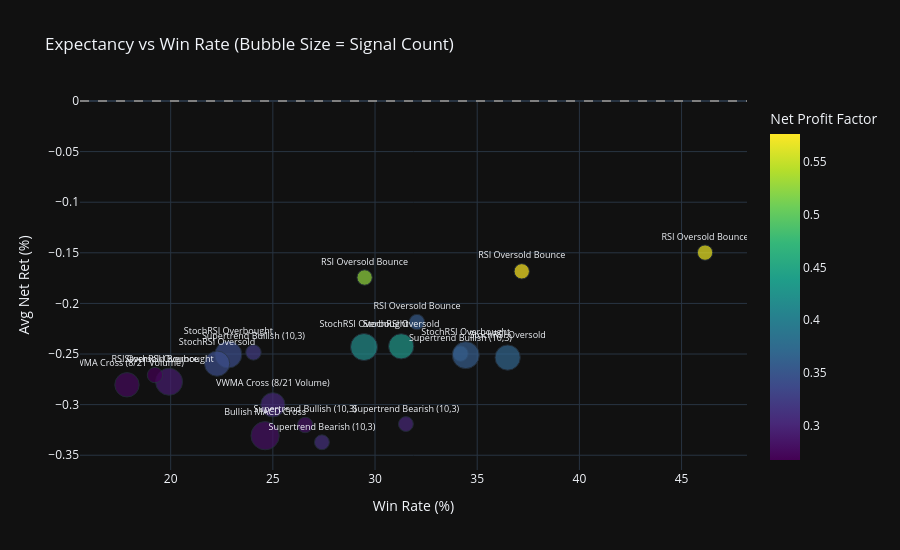

The notebook cell saved with this chart:
### Code cell
# Scatter plot: Net Profit Factor vs Win Rate (bubble size = signal count)
fig2 = px.scatter(
    df_top.head(20),
    x='Win Rate (%)',
    y='Avg Net Ret (%)',
    size='Signals',
    color='Net Profit Factor',
    hover_name='Strategy',
    text='Strategy',
    title='Expectancy vs Win Rate (Bubble Size = Signal Count)',
    template='plotly_dark',
    color_continuous_scale='Viridis'
)
fig2.add_hline(y=0, line_dash='dash', line_color='gray')
fig2.update_traces(textposition='top center', textfont_size=9)
fig2.update_layout(height=550)
fig2.show()

### Figure 1 — Plotly figure (JSON) as saved in the notebook; plotly's stock layout.template omitted (floating-point values rounded to 4 significant figures)
{"data": [{"hovertemplate": "<b>%{hovertext}</b><br><br>Win Rate (%)=%{x}<br>Avg Net Ret (%)=%{y}<br>Signals=%{marker.size}<br>Strategy=%{text}<br>Net Profit Factor=%{marker.color}<extra></extra>", "hovertext": ["RSI Oversold Bounce", "RSI Oversold Bounce", "RSI Oversold Bounce", "StochRSI Oversold", "StochRSI Overbought", "StochRSI Oversold", "Supertrend Bullish (10,3)", "StochRSI Overbought", "RSI Oversold Bounce", "StochRSI Overbought", "StochRSI Oversold", "Supertrend Bullish (10,3)", "Supertrend Bearish (10,3)", "VWMA Cross (8/21 Volume)", "Supertrend Bearish (10,3)", "StochRSI Overbought", "Supertrend Bullish (10,3)", "Bullish MACD Cross", "VWMA Cross (8/21 Volume)", "RSI Oversold Bounce"], "legendgroup": "", "marker": {"color": [0.5767, 0.5685, 0.5252, 0.4301, 0.4185, 0.3673, 0.3629, 0.358, 0.3564, 0.3421, 0.3417, 0.3223, 0.3116, 0.3041, 0.302, 0.2925, 0.2841, 0.2822, 0.2754, 0.2674], "coloraxis": "coloraxis", "size": [78, 78, 78, 211, 241, 211, 79, 241, 78, 241, 211, 79, 73, 196, 73, 241, 79, 264, 196, 78], "sizemode": "area", "sizeref": 0.66, "symbol": "circle"}, "mode": "markers+text", "name": "", "orientation": "v", "showlegend": false, "text": ["RSI Oversold Bounce", "RSI Oversold Bounce", "RSI Oversold Bounce", "StochRSI Oversold", "StochRSI Overbought", "StochRSI Oversold", "Supertrend Bullish (10,3)", "StochRSI Overbought", "RSI Oversold Bounce", "StochRSI Overbought", "StochRSI Oversold", "Supertrend Bullish (10,3)", "Supertrend Bearish (10,3)", "VWMA Cross (8/21 Volume)", "Supertrend Bearish (10,3)", "StochRSI Overbought", "Supertrend Bullish (10,3)", "Bullish MACD Cross", "VWMA Cross (8/21 Volume)", "RSI Oversold Bounce"], "textfont": {"size": 9}, "textposition": "top center", "type": "scatter", "x": [37.18, 46.15, 29.49, 31.28, 29.46, 36.49, 34.18, 34.44, 32.05, 22.82, 22.27, 24.05, 27.4, 25.0, 31.51, 19.92, 26.58, 24.62, 17.86, 19.23], "xaxis": "x", "y": [-0.1683, -0.1498, -0.1744, -0.2424, -0.2431, -0.2535, -0.2496, -0.2511, -0.2184, -0.2505, -0.2595, -0.2484, -0.3372, -0.3002, -0.3192, -0.2774, -0.3201, -0.3307, -0.2804, -0.2708], "yaxis": "y"}], "layout": {"coloraxis": {"autocolorscale": false, "colorbar": {"title": {"text": "Net Profit Factor"}}, "colorscale": [[0, "#440154"], [0.1111, "#482878"], [0.2222, "#3e4989"], [0.3333, "#31688e"], [0.4444, "#26828e"], [0.5556, "#1f9e89"], [0.6667, "#35b779"], [0.7778, "#6ece58"], [0.8889, "#b5de2b"], [1, "#fde725"]]}, "height": 550, "legend": {"itemsizing": "constant", "tracegroupgap": 0}, "shapes": [{"line": {"color": "gray", "dash": "dash"}, "type": "line", "x0": 0, "x1": 1, "xref": "x domain", "y0": 0, "y1": 0, "yref": "y"}], "title": {"text": "Expectancy vs Win Rate (Bubble Size = Signal Count)"}, "xaxis": {"anchor": "y", "domain": [0, 1], "title": {"text": "Win Rate (%)"}}, "yaxis": {"anchor": "x", "domain": [0, 1], "title": {"text": "Avg Net Ret (%)"}}}}
